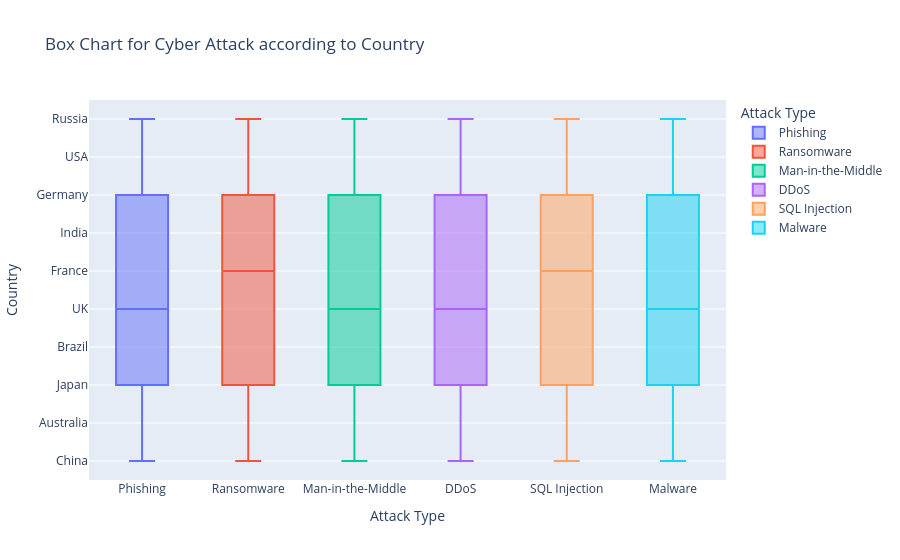

Notebook cell for this chart:
### Markdown cell above
### Box chart

### Code cell
fix=px.box(df,x="Attack Type",y="Country",color="Attack Type",title="Box Chart for Cyber Attack according to Country ")
fix.show()

### Figure 1 — Plotly figure (JSON) as saved in the notebook; plotly's stock layout.template omitted (floating-point values rounded to 4 significant figures; data arrays with more than 128 entries replaced by an {"elided": "..."} marker saying what was removed)
{"data": [{"alignmentgroup": "True", "hovertemplate": "Attack Type=%{x}<br>Country=%{y}<extra></extra>", "legendgroup": "Phishing", "marker": {"color": "#636efa"}, "name": "Phishing", "notched": false, "offsetgroup": "Phishing", "orientation": "v", "showlegend": true, "type": "box", "x": {"elided": "529 str values"}, "x0": " ", "xaxis": "x", "y": {"elided": "529 str values"}, "y0": " ", "yaxis": "y"}, {"alignmentgroup": "True", "hovertemplate": "Attack Type=%{x}<br>Country=%{y}<extra></extra>", "legendgroup": "Ransomware", "marker": {"color": "#EF553B"}, "name": "Ransomware", "notched": false, "offsetgroup": "Ransomware", "orientation": "v", "showlegend": true, "type": "box", "x": {"elided": "493 str values"}, "x0": " ", "xaxis": "x", "y": {"elided": "493 str values"}, "y0": " ", "yaxis": "y"}, {"alignmentgroup": "True", "hovertemplate": "Attack Type=%{x}<br>Country=%{y}<extra></extra>", "legendgroup": "Man-in-the-Middle", "marker": {"color": "#00cc96"}, "name": "Man-in-the-Middle", "notched": false, "offsetgroup": "Man-in-the-Middle", "orientation": "v", "showlegend": true, "type": "box", "x": {"elided": "459 str values"}, "x0": " ", "xaxis": "x", "y": {"elided": "459 str values"}, "y0": " ", "yaxis": "y"}, {"alignmentgroup": "True", "hovertemplate": "Attack Type=%{x}<br>Country=%{y}<extra></extra>", "legendgroup": "DDoS", "marker": {"color": "#ab63fa"}, "name": "DDoS", "notched": false, "offsetgroup": "DDoS", "orientation": "v", "showlegend": true, "type": "box", "x": {"elided": "531 str values"}, "x0": " ", "xaxis": "x", "y": {"elided": "531 str values"}, "y0": " ", "yaxis": "y"}, {"alignmentgroup": "True", "hovertemplate": "Attack Type=%{x}<br>Country=%{y}<extra></extra>", "legendgroup": "SQL Injection", "marker": {"color": "#FFA15A"}, "name": "SQL Injection", "notched": false, "offsetgroup": "SQL Injection", "orientation": "v", "showlegend": true, "type": "box", "x": {"elided": "503 str values"}, "x0": " ", "xaxis": "x", "y": {"elided": "503 str values"}, "y0": " ", "yaxis": "y"}, {"alignmentgroup": "True", "hovertemplate": "Attack Type=%{x}<br>Country=%{y}<extra></extra>", "legendgroup": "Malware", "marker": {"color": "#19d3f3"}, "name": "Malware", "notched": false, "offsetgroup": "Malware", "orientation": "v", "showlegend": true, "type": "box", "x": {"elided": "485 str values"}, "x0": " ", "xaxis": "x", "y": {"elided": "485 str values"}, "y0": " ", "yaxis": "y"}], "layout": {"boxmode": "overlay", "legend": {"title": {"text": "Attack Type"}, "tracegroupgap": 0}, "title": {"text": "Box Chart for Cyber Attack according to Country "}, "xaxis": {"anchor": "y", "categoryarray": ["Phishing", "Ransomware", "Man-in-the-Middle", "DDoS", "SQL Injection", "Malware"], "categoryorder": "array", "domain": [0, 1], "title": {"text": "Attack Type"}}, "yaxis": {"anchor": "x", "domain": [0, 1], "title": {"text": "Country"}}}}
